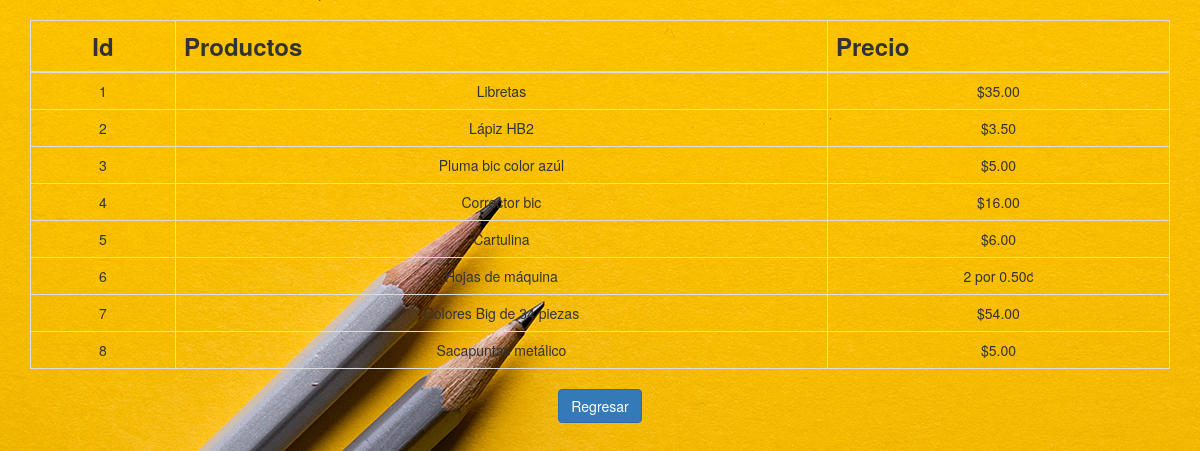
The app's page /populares.php with its own data.
### tables this page shows
CREATE TABLE IF NOT EXISTS `populares` (
  `id` int(50) NOT NULL AUTO_INCREMENT,
  `producto` varchar(200) NOT NULL,
  `precio` varchar(200) NOT NULL,
  PRIMARY KEY (`id`)
);

### populares.php (the view, shortened to what this page needs)
<!DOCTYPE html>
<html>
	<head>
		<link href="vendor/bootstrap-3.3.6-dist/css/bootstrap.min.css" rel="stylesheet">
	</head>
	<body background="img\bg-masthead.jpg" align="center">
	<div>&nbsp;</div>
	<div class="container">
	    <table id="example" class="table table-bordered table-hover" cellspacing="0" width="100%">
	    <thead>
		<tr class="h3">
		    <th class="text-center">Id</th>
		    <th>Productos</th>
		    <th>Precio</th>
	    </thead>
	    <tbody>
		    <?php
		    include 'conexion.php';
		    $query="SELECT * FROM populares";
		    $resultado = $mysqli->query($query);
		    if ($resultado->num_rows > 0) {
		    while($row = $resultado->fetch_assoc()) {
				$id=$row["id"];
				$producto=$row["producto"];
				$precio=$row["precio"];
				echo "<tr><td class='text-center'>$id</td>";
				echo "<td>$producto</td>";
				echo "<td>$precio</td></tr>";
		    }
		    } else {
		    }
		    ?>
	    </tbody>
	</table>
	</div>
	      <center>
      <a class="btn btn-primary btn-xl js-scroll-trigger" href="index.html">Regresar</a>
      </center>
	</body>
</html>

### records on screen
populares: id "1", producto "Libretas", precio "$35.00"
populares: id "2", producto "Lápiz HB2", precio "$3.50"
populares: id "3", producto "Pluma bic color azúl", precio "$5.00"
populares: id "4", producto "Corrector bic", precio "$16.00"
populares: id "5", producto "Cartulina", precio "$6.00"
populares: id "6", producto "Hojas de máquina", precio "2 por 0.50c"
populares: id "7", producto "Colores Big de 34 piezas", precio "$54.00"
populares: id "8", producto "Sacapuntas metálico", precio "$5.00"
